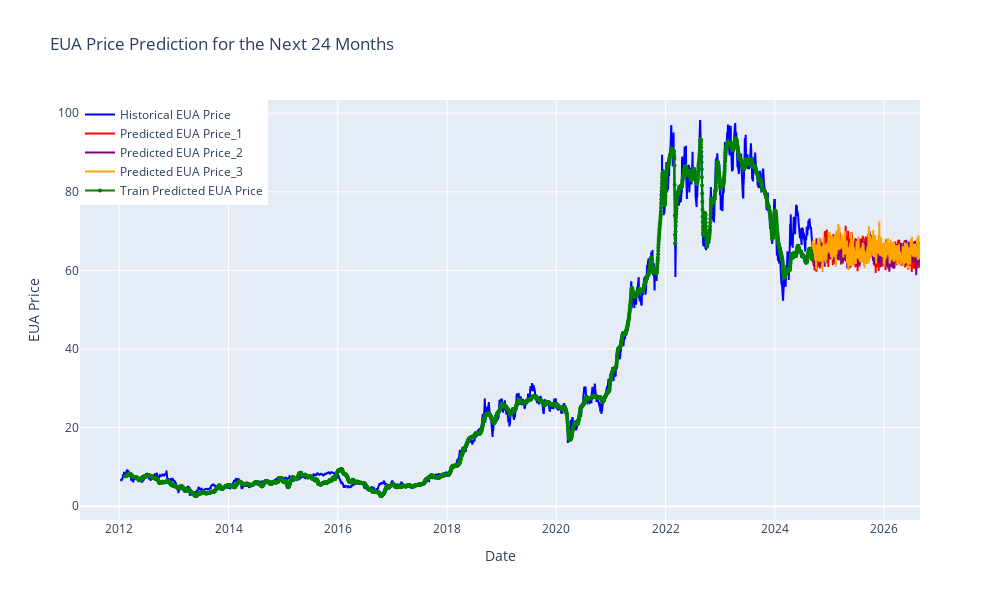

The notebook cell this image was saved under:
### Code cell
# Create traces for each plot
trace1 = go.Scatter(x=dates, y=original_EUA, mode='lines', name='Historical EUA Price', 
                    line=dict(color='blue'))

trace2 = go.Scatter(x=future_dates, y=ensemble_future_predictions[0,:,0], mode='lines', 
                    name='Predicted EUA Price_1', 
                    line=dict(color='red'))

trace3 = go.Scatter(x=future_dates, y=ensemble_future_predictions[1,:,0], mode='lines', 
                    name='Predicted EUA Price_2', 
                    line=dict(color='purple'))

trace4 = go.Scatter(x=future_dates, y=ensemble_future_predictions[2,:,0], mode='lines', 
                    name='Predicted EUA Price_3', 
                    line=dict(color='orange'))

trace5 = go.Scatter(x=train_dates[-train_predictions_rescaled.shape[0]:], 
                    y=train_predictions_rescaled[:, 0], mode='lines+markers', 
                    name='Train Predicted EUA Price', marker=dict(color='green', size=4), 
                    line=dict(color='green'))

# Layout for the plot
layout = go.Layout(
    title='EUA Price Prediction for the Next 24 Months',
    xaxis=dict(title='Date'),
    yaxis=dict(title='EUA Price'),
    legend=dict(x=0, y=1, traceorder='normal'),
    height=600,
    width=1000
)

# Create the figure with the traces
fig = go.Figure(data=[trace1, trace2, trace3, trace4, trace5], layout=layout)

# Show the figure (interactive plot)
fig.show()

### Figure 1 — Plotly figure (JSON) as saved in the notebook; plotly's stock layout.template omitted (floating-point values rounded to 4 significant figures; data arrays with more than 128 entries replaced by an {"elided": "..."} marker saying what was removed)
{"data": [{"line": {"color": "blue"}, "mode": "lines", "name": "Historical EUA Price", "type": "scatter", "x": {"elided": "4653 str values"}, "y": {"elided": "4653 float values"}}, {"line": {"color": "red"}, "mode": "lines", "name": "Predicted EUA Price_1", "type": "scatter", "x": {"elided": "720 str values"}, "y": {"elided": "720 float values"}}, {"line": {"color": "purple"}, "mode": "lines", "name": "Predicted EUA Price_2", "type": "scatter", "x": {"elided": "720 str values"}, "y": {"elided": "720 float values"}}, {"line": {"color": "orange"}, "mode": "lines", "name": "Predicted EUA Price_3", "type": "scatter", "x": {"elided": "720 str values"}, "y": {"elided": "720 float values"}}, {"line": {"color": "green"}, "marker": {"color": "green", "size": 4}, "mode": "lines+markers", "name": "Train Predicted EUA Price", "type": "scatter", "x": {"elided": "4595 str values"}, "y": {"elided": "4595 float values"}}], "layout": {"height": 600, "legend": {"traceorder": "normal", "x": 0, "y": 1}, "title": {"text": "EUA Price Prediction for the Next 24 Months"}, "width": 1000, "xaxis": {"title": {"text": "Date"}}, "yaxis": {"title": {"text": "EUA Price"}}}}
